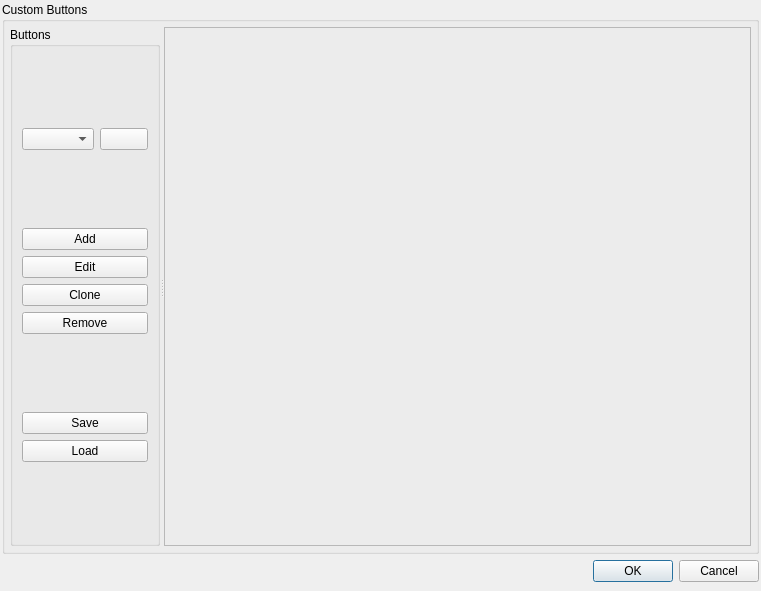
<?xml version="1.0" encoding="UTF-8"?>
<ui version="4.0">
 <class>Dialog_VBD</class>
 <widget class="QDialog" name="Dialog_VBD">
  <property name="geometry">
   <rect>
    <x>0</x>
    <y>0</y>
    <width>761</width>
    <height>591</height>
   </rect>
  </property>
  <property name="windowTitle">
   <string>Variable Button Dialog</string>
  </property>
  <layout class="QVBoxLayout" name="verticalLayout">
   <property name="leftMargin">
    <number>2</number>
   </property>
   <property name="topMargin">
    <number>2</number>
   </property>
   <property name="rightMargin">
    <number>2</number>
   </property>
   <property name="bottomMargin">
    <number>9</number>
   </property>
   <item>
    <widget class="QGroupBox" name="groupBox_VBD">
     <property name="title">
      <string>Custom Buttons</string>
     </property>
     <layout class="QHBoxLayout" name="horizontalLayout">
      <property name="leftMargin">
       <number>5</number>
      </property>
      <property name="topMargin">
       <number>5</number>
      </property>
      <property name="rightMargin">
       <number>5</number>
      </property>
      <property name="bottomMargin">
       <number>5</number>
      </property>
      <item>
       <widget class="QSplitter" name="splitter">
        <property name="orientation">
         <enum>Qt::Horizontal</enum>
        </property>
        <widget class="QGroupBox" name="groupBox_VBD_Buttons">
         <property name="maximumSize">
          <size>
           <width>150</width>
           <height>16777215</height>
          </size>
         </property>
         <property name="title">
          <string>Buttons</string>
         </property>
         <layout class="QGridLayout" name="gridLayout">
          <item row="3" column="0">
           <layout class="QVBoxLayout" name="verticalLayout_3">
            <item>
             <widget class="QPushButton" name="pushButton_VBD_Save">
              <property name="text">
               <string>Save</string>
              </property>
             </widget>
            </item>
            <item>
             <widget class="QPushButton" name="pushButton_VBD_Load">
              <property name="text">
               <string>Load</string>
              </property>
             </widget>
            </item>
           </layout>
          </item>
          <item row="1" column="0">
           <layout class="QVBoxLayout" name="verticalLayout_2">
            <item>
             <widget class="QPushButton" name="pushButton_VBD_ButtonAdd">
              <property name="text">
               <string>Add</string>
              </property>
             </widget>
            </item>
            <item>
             <widget class="QPushButton" name="pushButton_VBD_ButtonEdit">
              <property name="text">
               <string>Edit</string>
              </property>
             </widget>
            </item>
            <item>
             <widget class="QPushButton" name="pushButton_VBD_ButtonClone">
              <property name="text">
               <string>Clone</string>
              </property>
             </widget>
            </item>
            <item>
             <widget class="QPushButton" name="pushButton_VBD_ButtonRemove">
              <property name="text">
               <string>Remove</string>
              </property>
             </widget>
            </item>
           </layout>
          </item>
          <item row="0" column="0">
           <layout class="QHBoxLayout" name="horizontalLayout_2">
            <item>
             <widget class="QComboBox" name="comboBox_VBD_BattonSelect"/>
            </item>
            <item>
             <widget class="QPushButton" name="pushButton_VBD_Lock">
              <property name="text">
               <string/>
              </property>
              <property name="icon">
               <iconset>
                <normaloff>img/Action-lock-pink-icon.png</normaloff>img/Action-lock-pink-icon.png</iconset>
              </property>
             </widget>
            </item>
           </layout>
          </item>
         </layout>
        </widget>
        <widget class="QFrame" name="frame_VBD_var">
         <property name="frameShape">
          <enum>QFrame::StyledPanel</enum>
         </property>
         <property name="frameShadow">
          <enum>QFrame::Raised</enum>
         </property>
         <layout class="QVBoxLayout" name="verticalLayout_4">
          <property name="leftMargin">
           <number>0</number>
          </property>
          <property name="topMargin">
           <number>0</number>
          </property>
          <property name="rightMargin">
           <number>0</number>
          </property>
          <property name="bottomMargin">
           <number>0</number>
          </property>
          <item>
           <layout class="QGridLayout" name="gridLayout_2">
            <property name="spacing">
             <number>0</number>
            </property>
           </layout>
          </item>
         </layout>
        </widget>
       </widget>
      </item>
     </layout>
    </widget>
   </item>
   <item>
    <widget class="QDialogButtonBox" name="buttonBox">
     <property name="orientation">
      <enum>Qt::Horizontal</enum>
     </property>
     <property name="standardButtons">
      <set>QDialogButtonBox::Cancel|QDialogButtonBox::Ok</set>
     </property>
    </widget>
   </item>
  </layout>
 </widget>
 <resources/>
 <connections>
  <connection>
   <sender>buttonBox</sender>
   <signal>accepted()</signal>
   <receiver>Dialog_VBD</receiver>
   <slot>accept()</slot>
   <hints>
    <hint type="sourcelabel">
     <x>248</x>
     <y>254</y>
    </hint>
    <hint type="destinationlabel">
     <x>157</x>
     <y>274</y>
    </hint>
   </hints>
  </connection>
  <connection>
   <sender>buttonBox</sender>
   <signal>rejected()</signal>
   <receiver>Dialog_VBD</receiver>
   <slot>reject()</slot>
   <hints>
    <hint type="sourcelabel">
     <x>316</x>
     <y>260</y>
    </hint>
    <hint type="destinationlabel">
     <x>286</x>
     <y>274</y>
    </hint>
   </hints>
  </connection>
 </connections>
</ui>
